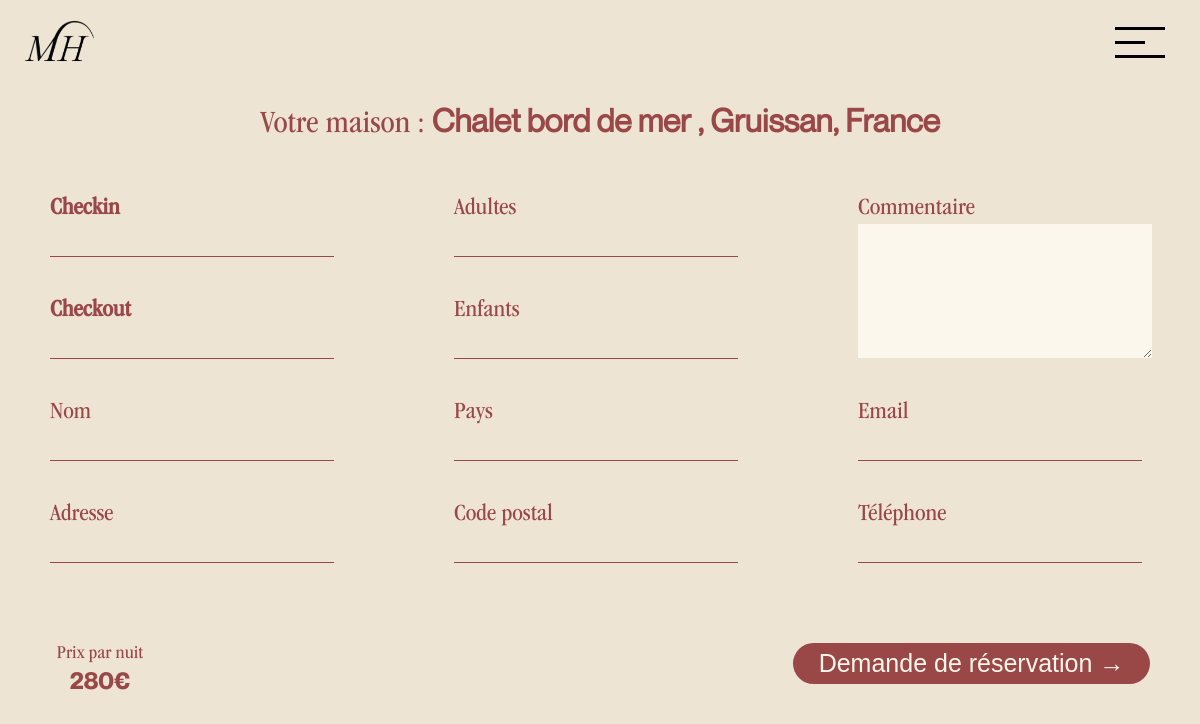
Page /reservation-2.php?maison=24 on the committed database.
### tables this page shows
CREATE TABLE `rooms` (
  `id` int(11) NOT NULL,
  `room_number` varchar(255) NOT NULL,
  `shortName` varchar(50) NOT NULL,
  `price` text NOT NULL,
  `details` text NOT NULL,
  `details2` text NOT NULL,
  `details3` text NOT NULL,
  `lieu` varchar(255) NOT NULL,
  `map` text NOT NULL,
  `photo` text NOT NULL,
  `photo_des` longtext NOT NULL,
  `photo2` longtext NOT NULL,
  `photo_des2` longtext NOT NULL,
  `photo3` longtext NOT NULL,
  `photo_des3` longtext NOT NULL,
  `photo4` longtext NOT NULL,
  `photo_des4` longtext NOT NULL,
  `photo5` longtext NOT NULL,
  `photo_des5` longtext NOT NULL,
  `photo6` longtext NOT NULL,
  `photo_des6` longtext NOT NULL,
  `photo7` longtext NOT NULL,
  `photo_des7` longtext NOT NULL,
  `photo8` longtext NOT NULL,
  `photo_des8` longtext NOT NULL,
  `photo9` longtext NOT NULL,
  `photo_des9` longtext NOT NULL,
  `photo10` longtext NOT NULL,
  `photo_des10` longtext NOT NULL,
  `photo11` longtext NOT NULL,
  `photo_des11` longtext NOT NULL,
  `photo12` longtext NOT NULL,
  `photo_des12` longtext NOT NULL,
  `photo13` longtext NOT NULL,
  `photo_des13` longtext NOT NULL,
  `photo14` longtext NOT NULL,
  `photo_des14` longtext NOT NULL,
  `photo15` longtext NOT NULL,
  `photo_des15` longtext NOT NULL,
  `photo16` longtext NOT NULL,
  `photo_des16` longtext NOT NULL,
  `photo17` longtext NOT NULL,
  `photo_des17` longtext NOT NULL,
  `photo18` longtext NOT NULL,
  `photo_des18` longtext NOT NULL,
  `photo19` longtext NOT NULL,
  `photo_des19` longtext NOT NULL,
  `photo20` longtext NOT NULL,
  `photo_des20` longtext NOT NULL,
  `photo21` longtext NOT NULL,
  `photo_des21` longtext NOT NULL,
  `photo22` longtext NOT NULL,
  `photo_des22` longtext NOT NULL,
  `photo23` longtext NOT NULL,
  `photo_des23` longtext NOT NULL,
  `photo24` longtext NOT NULL,
  `photo_des24` longtext NOT NULL,
  `eq1` longtext NOT NULL,
  `eq2` longtext NOT NULL,
  `eq3` longtext NOT NULL,
  `eq4` longtext NOT NULL,
  `eq5` longtext NOT NULL,
  `eq6` longtext NOT NULL,
  `eq7` longtext NOT NULL,
  `eq8` longtext NOT NULL,
  `eq9` longtext NOT NULL,
  `eq10` longtext NOT NULL,
  `eq11` longtext NOT NULL,
  `eq12` longtext NOT NULL,
  `eq13` longtext NOT NULL,
  `eq14` longtext NOT NULL,
  `eq15` longtext NOT NULL,
  `act1` longtext NOT NULL,
  `act2` longtext NOT NULL,
  `act3` longtext NOT NULL,
  `act4` varchar(80) NOT NULL,
  `act5` varchar(80) NOT NULL,
  `act6` varchar(80) NOT NULL,
  `act7` varchar(80) NOT NULL,
  `act8` varchar(80) NOT NULL,
  `act9` varchar(80) NOT NULL,
  `act10` varchar(80) NOT NULL,
  `act11` varchar(80) NOT NULL,
  `act12` varchar(80) NOT NULL,
  `act13` varchar(80) NOT NULL,
  `act14` varchar(80) NOT NULL,
  `act15` varchar(80) NOT NULL,
  `act16` varchar(80) NOT NULL,
  `act17` varchar(80) NOT NULL,
  `inte1` varchar(80) NOT NULL,
  `inte2` varchar(80) NOT NULL,
  `inte3` varchar(80) NOT NULL,
  `inte4` varchar(80) NOT NULL,
  `inte5` varchar(80) NOT NULL,
  `inte6` varchar(80) NOT NULL,
  `inte7` varchar(80) NOT NULL,
  `inte8` varchar(80) NOT NULL,
  `inte9` varchar(80) NOT NULL,
  `inte10` varchar(80) NOT NULL,
  `inte11` varchar(80) NOT NULL,
  `dist1` varchar(100) NOT NULL,
  `dist2` varchar(100) NOT NULL,
  `dist3` varchar(100) NOT NULL,
  `dist4` varchar(100) NOT NULL,
  `dist5` varchar(100) NOT NULL,
  `dist6` varchar(100) NOT NULL,
  `dist7` varchar(100) NOT NULL
);

### reservation-2.php (the view, shortened to what this page needs)
<?php
require_once 'core/core.php';
include 'includes/header.php';
$roomID = $_GET['maison'];
$select = $db->query("SELECT * FROM rooms WHERE id = '{$roomID}' ");
$maison = $select->fetch(PDO::FETCH_ASSOC);
?>
<link rel="stylesheet" href="https://ajax.googleapis.com/ajax/libs/jqueryui/1.12.1/themes/humanity/jquery-ui.css" type="text/css">
<div class="qhero_page_reservation_2">
    <h1 data-aos="fade" data-aos-anchor-placement="top-bottom" data-aos-delay="0" data-aos-duration="2000">Votre maison : <span> <?= $maison['shortName']; ?> , <?= $maison['lieu']; ?> </span></h1>
    <form action="" method="POST" id="myForm" class="form-control" name="register" onsubmit="return validate();">
        <div class="row" data-aos="fade" data-aos-anchor-placement="top-bottom" data-aos-delay="500" data-aos-duration="2000">
            <div class="col">
                <div>
                    <div class="input_row">
                        <label for=txtFromDate1><strong>Checkin</strong></label><br>
                        <input type="text" name="txtFromDate1" id="txtFromDate1" class="home-input" />
                        <br>
                    </div>
                    <div class="input_row">
                        <label for=txtFromDate2><strong>Checkout</strong></label><br>
                        <input type="text" name="txtFromDate2" id="txtFromDate2" class="home-input" />
                        <br>
                    </div>
                </div>
                <div>
                    <div class="input_row">
                        <label class="form-control-label">Adultes</label><br>
                        <input type="number" class="form-control" max="10" min="0" name="people" id="people">
                        <br>
                    </div>
                    <div class="input_row">
                        <label class="form-control-label">Enfants</label><br>
                        <input type="number" class="form-control" max="10" min="0" name="children" id="child">
                        <br>
                    </div>
                </div>
                <div class="input_row">
                    <label for="">Commentaire</label><br>
                    <textarea name="commentaire" id="" cols="30" rows="5"></textarea>
                </div>
            </div>
        </div>
        <div class="row">
            <div class="col" data-aos="fade" data-aos-anchor-placement="top-bottom" data-aos-delay="500" data-aos-duration="2000">
                <div>
                    <div class="input_row">
                        <label class="form-control-label">Nom</label><br>
                        <input type="text" class="form-control" name="name" id="name">
                        <br>
                    </div>
                    <div class="input_row">
                        <label class="form-control-label">Adresse</label><br>
                        <input type="text" class="form-control" name="adress" id="adress">
                        <br>
                    </div>
                </div>
                <div>
                    <div class="input_row">
                        <label class="form-control-label">Pays</label><br>
                        <input type="text" class="form-control" max="5" name="pays" id="pays">
                        <br>
                    </div>
                    <div class="input_row">
                        <label class="form-control-label">Code postal</label><br>
                        <input type="text" class="form-control" name="zip" id="zip">
                        <br>
                    </div>
                </div>
                <div>
                    <div class="input_row">
                        <label class="form-control-label">Email</label><br>
                        <input type="mail" class="form-control" max="5" name="email" id="email">
                        <br>
                    </div>
                    <div class="input_row">
                        <label class="form-control-label">Téléphone</label><br>
                        <input type="tel" class="form-control" max="5" name="phone" id="phone">
                        <br>
                    </div>
                </div>
            </div>
        </div>
        <div class="ajustement-margin-top">
            <div class="row finalPrice prix-nuit-div" data-aos="fade" data-aos-anchor-placement="top-bottom" data-aos-delay="1000" data-aos-duration="2000">
                <div class="col_price">
                    <h3>Prix par nuit</h3>
                    <h4><?= $maison['price']; ?>€</h4>
                </div>
            </div>
            <div class="row boutton-reservation-finale" - data-aos="fade" data-aos-anchor-placement="top-bottom" data-aos-delay="1500" data-aos-duration="2000">
                <div class="col_price reservationFinale">
                    <input type="submit" name="checkin" value="Demande de réservation →" class="submit">
                </div>
            </div>
        </div>
    </form>
</div>

### reservation-2.php (style rules this page uses)
.qhero_page_reservation_2 { position: absolute; left: 50%; -ms-transform: translateX(-50%); -webkit-transform: translate(-50%, 0%); transform: translate(-50%, 0%); display: block; margin-top: 10vh; max-width: 1100px; }
.qhero_page_reservation_2 h1 { text-align: center; margin-bottom: 50px; color: #9A4747; font-family: ITCGaramondStd-BkNarrow; font-style: normal; font-weight: normal; }
.qhero_page_reservation_2 h1 span { font-family: neue_montrealregular; font-style: normal; font-weight: bold; }
.qhero_page_reservation_2 .col { display: flex; gap: 120px; }
.qhero_page_reservation_2 .row .input_row { display: block; margin-bottom: 20px; }
.qhero_page_reservation_2 .row .input_row label { color: #9A4747; font-family: ITCGaramondStd-BkNarrow; font-style: normal; font-weight: normal; font-size: 24px; margin-right: 15px; transform: translate(0px, 7px); min-width: 400px; }
.qhero_page_reservation_2 .row .input_row input { border: none; border-bottom: solid 1px #9A4747; background-color: #EDE4D4; color: #9A4747; min-width: 280px; }
.qhero_page_reservation_2 .row .input_row textarea { color: #9A4747; font-size: 24px; font-family: neue_montrealbold; font-style: normal; font-weight: normal; height: 130px; width: 290px; border: none; background: #FCF7EC; }
input[type="text"i], input[type="date"i], input[type="mail"i], input[type="tel"i], input[type="number"i] { padding: 1px 2px; font-size: 24px; font-family: neue_montrealbold; font-style: normal; font-weight: normal; }
.qhero_page_reservation_2 .col_price { text-align: center; }
.qhero_page_reservation_2 .col_price h3 { color: #9A4747; font-family: ITCGaramondStd-BkNarrow; font-style: normal; font-weight: normal; margin: 0; }
.qhero_page_reservation_2 .col_price h4 { color: #9A4747; margin: 0; font-size: 24px; font-family: neue_montrealbold; font-style: normal; font-weight: normal; }
.qhero_page_reservation_2 .col_price .submit { width: 357px; height: 41px; background: #9A4747; border-radius: 40px; border: none; font-size: 25px; color: #FCF7EC; text-decoration: none; }
.prix-nuit-div { width: 100px; float: left; }
.boutton-reservation-finale { width: 357px; float: right; }
.ajustement-margin-top { margin-top: 40px; }
.ui-state-default, .ui-widget-content .ui-state-default, .ui-widget-header .ui-state-default, .ui-button, html, html .ui-button.ui-state-disabled:active { border: none; background: #ede4d4; font-weight: normal; color: #9a4747; border-radius: 3px; padding-right: 10px; }

### rows in the picture
rooms: shortName "Chalet bord de mer", lieu "Gruissan, France", price "280"
